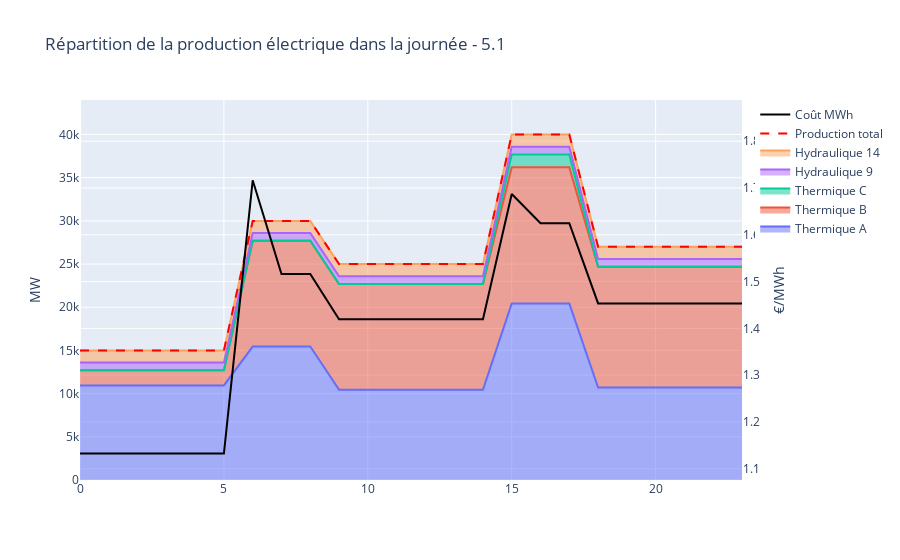

Notebook code for this chart:
### Code cell
from utils_viz import df_results5, Results_viz5
df = df_results5(dict_N,dict_P,dict_Nstart,dict_Thermique,dict_H,dict_Hstart,dict_Hydro=dict_Hydro,consommation=consommation)
fig = Results_viz5(df,dict_Thermique,dict_Hydro)
A = "5.1"
fig.update_layout(
    title = f"Répartition de la production électrique dans la journée - {A}"
)
fig.show()
fig.write_html(f"HTML/Répartition de la production électrique dans la journée - {A}.html")

### Figure 1 — Plotly figure (JSON) as saved in the notebook; plotly's stock layout.template omitted (floating-point values rounded to 4 significant figures)
{"data": [{"name": "Thermique A", "stackgroup": "one", "type": "scatter", "x": [0, 1, 2, 3, 4, 5, 6, 7, 8, 9, 10, 11, 12, 13, 14, 15, 16, 17, 18, 19, 20, 21, 22, 23], "y": [10950, 10950, 10950, 10950, 10950, 10950.0, 15450, 15450, 15450, 10450, 10450, 10450, 10450, 10450, 10450.0, 20450, 20450, 20450, 10700, 10700, 10700, 10700, 10700, 10700]}, {"name": "Thermique B", "stackgroup": "one", "type": "scatter", "x": [0, 1, 2, 3, 4, 5, 6, 7, 8, 9, 10, 11, 12, 13, 14, 15, 16, 17, 18, 19, 20, 21, 22, 23], "y": [1750, 1750, 1750, 1750, 1750, 1750.0, 12250, 12250, 12250, 12250, 12250, 12250, 12250, 12250, 12250.0, 15750, 15750, 15750, 14000, 14000, 14000, 14000, 14000, 14000]}, {"name": "Thermique C", "stackgroup": "one", "type": "scatter", "x": [0, 1, 2, 3, 4, 5, 6, 7, 8, 9, 10, 11, 12, 13, 14, 15, 16, 17, 18, 19, 20, 21, 22, 23], "y": [0, 0, 0, 0, 0, 0, 0, 0, 0, 0, 0, 0, 0, 0, 0, 1500, 1500, 1500, 0, 0, 0, 0, 0, 0]}, {"name": "Hydraulique 9", "stackgroup": "one", "type": "scatter", "x": [0, 1, 2, 3, 4, 5, 6, 7, 8, 9, 10, 11, 12, 13, 14, 15, 16, 17, 18, 19, 20, 21, 22, 23], "y": [900, 900, 900, 900, 900, 900, 900, 900, 900, 900, 900, 900, 900, 900, 900, 900, 900, 900, 900, 900, 900, 900, 900, 900]}, {"name": "Hydraulique 14", "stackgroup": "one", "type": "scatter", "x": [0, 1, 2, 3, 4, 5, 6, 7, 8, 9, 10, 11, 12, 13, 14, 15, 16, 17, 18, 19, 20, 21, 22, 23], "y": [1400, 1400, 1400, 1400, 1400, 1400, 1400, 1400, 1400, 1400, 1400, 1400, 1400, 1400, 1400, 1400, 1400, 1400, 1400, 1400, 1400, 1400, 1400, 1400]}, {"line": {"color": "red", "dash": "dash"}, "name": "Production total", "type": "scatter", "x": [0, 1, 2, 3, 4, 5, 6, 7, 8, 9, 10, 11, 12, 13, 14, 15, 16, 17, 18, 19, 20, 21, 22, 23], "y": [15000, 15000, 15000, 15000, 15000, 15000, 30000, 30000, 30000, 25000, 25000, 25000, 25000, 25000, 25000, 40000, 40000, 40000, 27000, 27000, 27000, 27000, 27000, 27000]}, {"line": {"color": "black"}, "name": "Coût MWh", "type": "scatter", "x": [0, 1, 2, 3, 4, 5, 6, 7, 8, 9, 10, 11, 12, 13, 14, 15, 16, 17, 18, 19, 20, 21, 22, 23], "y": [1.133, 1.133, 1.133, 1.133, 1.133, 1.133, 1.716, 1.516, 1.516, 1.42, 1.42, 1.42, 1.42, 1.42, 1.42, 1.687, 1.625, 1.625, 1.453, 1.453, 1.453, 1.453, 1.453, 1.453], "yaxis": "y2"}], "layout": {"hovermode": "x", "title": {"text": "Répartition de la production électrique dans la journée - 5.1"}, "yaxis": {"range": [0, 44000], "title": {"text": "MW"}}, "yaxis2": {"anchor": "free", "overlaying": "y", "position": 1, "range": [1.076, 1.888], "side": "right", "title": {"text": "€/MWh"}}}}
